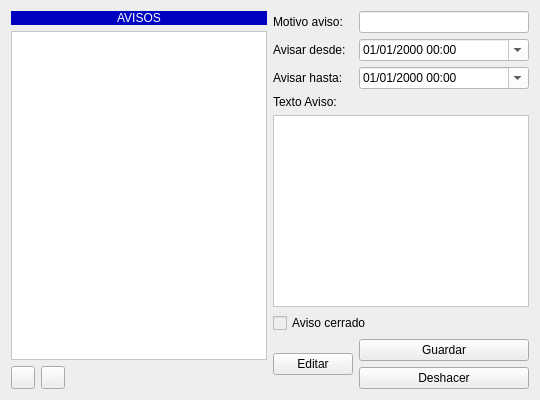
               <widget class="QWidget" name="tabWidget_2Page6">
                <property name="styleSheet">
                 <string notr="true">background-color: #ecefed;</string>
                </property>
                <attribute name="icon">
                 <iconset resource="../maya.qrc">
                  <normaloff>:/Icons/PNG/avisos.png</normaloff>:/Icons/PNG/avisos.png</iconset>
                </attribute>
                <attribute name="title">
                 <string>Avisos</string>
                </attribute>
                <layout class="QGridLayout" name="gridLayout_18">
                 <item row="0" column="0">
                  <layout class="QGridLayout" name="gridLayout_16">
                   <item row="2" column="1">
                    <widget class="QToolButton" name="toolButton_20">
                     <property name="toolTip">
                      <string>Borrar Tratamiento (Requiere contraseña de administrador)</string>
                     </property>
                     <property name="text">
                      <string/>
                     </property>
                     <property name="icon">
                      <iconset resource="../maya.qrc">
                       <normaloff>:/Icons/PNG/Delete.png</normaloff>:/Icons/PNG/Delete.png</iconset>
                     </property>
                    </widget>
                   </item>
                   <item row="0" column="0" colspan="3">
                    <widget class="QLabel" name="label_24">
                     <property name="styleSheet">
                      <string notr="true">background-color: rgb(0, 0, 192);
color: rgb(255,255,255);</string>
                     </property>
                     <property name="text">
                      <string>AVISOS</string>
                     </property>
                     <property name="alignment">
                      <set>Qt::AlignCenter</set>
                     </property>
                    </widget>
                   </item>
                   <item row="2" column="0">
                    <widget class="QToolButton" name="toolButton_17">
                     <property name="toolTip">
                      <string>Añadir tratamiento</string>
                     </property>
                     <property name="text">
                      <string/>
                     </property>
                     <property name="icon">
                      <iconset resource="../maya.qrc">
                       <normaloff>:/Icons/PNG/add.png</normaloff>:/Icons/PNG/add.png</iconset>
                     </property>
                    </widget>
                   </item>
                   <item row="1" column="0" colspan="3">
                    <widget class="QListWidget" name="listaAvisos">
                     <property name="styleSheet">
                      <string notr="true">background-color: rgb(255, 255, 255);</string>
                     </property>
                    </widget>
                   </item>
                  </layout>
                 </item>
                 <item row="0" column="1">
                  <layout class="QGridLayout" name="gridLayout_17">
                   <item row="0" column="1">
                    <widget class="QLineEdit" name="txtMotivoAviso">
                     <property name="styleSheet">
                      <string notr="true">background-color: rgb(255, 255, 255);</string>
                     </property>
                    </widget>
                   </item>
                   <item row="0" column="0">
                    <widget class="QLabel" name="label_25">
                     <property name="text">
                      <string>Motivo aviso:</string>
                     </property>
                    </widget>
                   </item>
                   <item row="1" column="0">
                    <widget class="QLabel" name="label_26">
                     <property name="text">
                      <string>Avisar desde:</string>
                     </property>
                    </widget>
                   </item>
                   <item row="7" column="1">
                    <widget class="QPushButton" name="pushButton_22">
                     <property name="text">
                      <string>Guardar</string>
                     </property>
                    </widget>
                   </item>
                   <item row="8" column="1">
                    <widget class="QPushButton" name="pushButton_23">
                     <property name="text">
                      <string>Deshacer</string>
                     </property>
                    </widget>
                   </item>
                   <item row="5" column="0" colspan="2">
                    <widget class="QTextEdit" name="txtTextoAviso">
                     <property name="styleSheet">
                      <string notr="true">background-color: rgb(255, 255, 255);</string>
                     </property>
                    </widget>
                   </item>
                   <item row="7" column="0" rowspan="2">
                    <widget class="QPushButton" name="pushButton_21">
                     <property name="text">
                      <string>Editar</string>
                     </property>
                     <property name="icon">
                      <iconset resource="../maya.qrc">
                       <normaloff>:/Icons/PNG/edit.png</normaloff>:/Icons/PNG/edit.png</iconset>
                     </property>
                     <property name="iconSize">
                      <size>
                       <width>21</width>
                       <height>21</height>
                      </size>
                     </property>
                    </widget>
                   </item>
                   <item row="2" column="0">
                    <widget class="QLabel" name="label_88">
                     <property name="text">
                      <string>Avisar hasta:</string>
                     </property>
                    </widget>
                   </item>
                   <item row="1" column="1">
                    <widget class="QDateTimeEdit" name="txtAvisar_desde">
                     <property name="styleSheet">
                      <string notr="true">background-color: rgb(255, 255, 255);</string>
                     </property>
                     <property name="displayFormat">
                      <string>dd/MM/yyyy HH:mm</string>
                     </property>
                     <property name="calendarPopup">
                      <bool>true</bool>
                     </property>
                    </widget>
                   </item>
                   <item row="2" column="1">
                    <widget class="QDateTimeEdit" name="txtAvisar_hasta">
                     <property name="styleSheet">
                      <string notr="true">background-color: rgb(255, 255, 255);</string>
                     </property>
                     <property name="displayFormat">
                      <string>dd/MM/yyyy HH:mm</string>
                     </property>
                     <property name="calendarPopup">
                      <bool>true</bool>
                     </property>
                    </widget>
                   </item>
                   <item row="3" column="0" colspan="2">
                    <widget class="QLabel" name="label_27">
                     <property name="text">
                      <string>Texto Aviso:</string>
                     </property>
                    </widget>
                   </item>
                   <item row="6" column="0" colspan="2">
                    <widget class="QCheckBox" name="chkAvisoCerrado">
                     <property name="text">
                      <string>Aviso cerrado</string>
                     </property>
                    </widget>
                   </item>
                  </layout>
                 </item>
                </layout>
               </widget>
